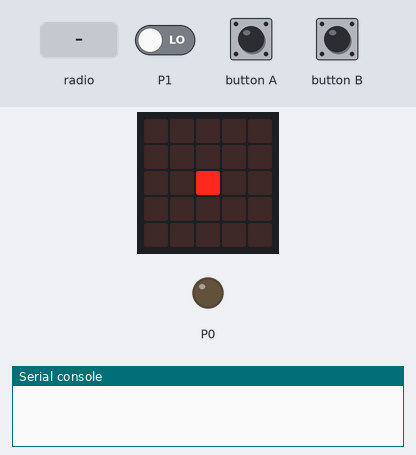
The program below on a simulated BBC micro:bit (MakeCode). On the bench: the board's 5×5 LED display, output pins drawn as LEDs (lit = HIGH), the last lines printed to the serial console. The test bench sets the inputs (shaded band); at power-on: P1 LOW. No radio messages arrive unless stated (any console line starting 'radio sent:' is added by the test bench).

Above: at 1.6 s.
1.7 s: button A pressed for 0.15 s
At 3.7 s:
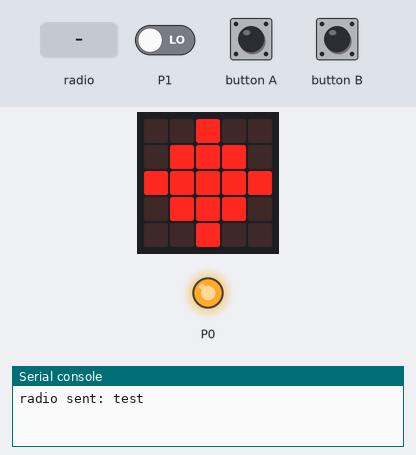
4.1 s: radio message "test" arrives
At 5.3 s:
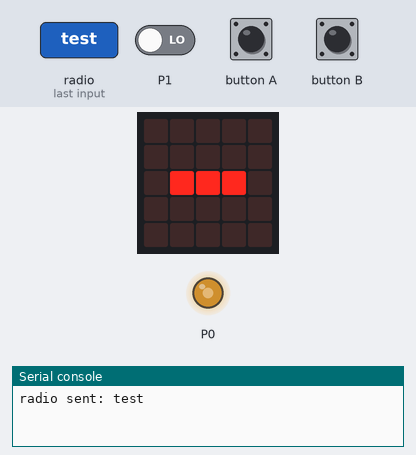
5.6 s: button B pressed for 0.15 s
At 6.9 s:
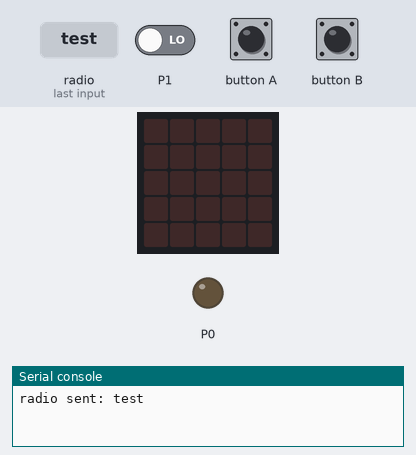
7.2 s: button A pressed for 0.15 s
At 7.55 s:
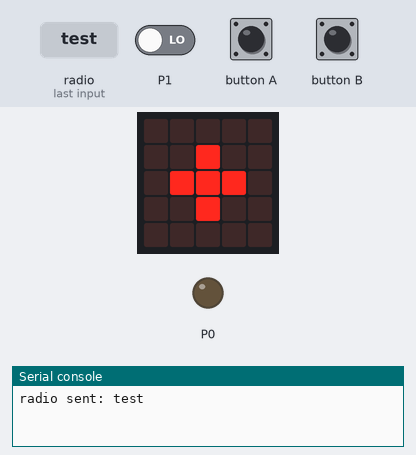
9.6 s: button A pressed for 0.15 s
At 9.95 s:
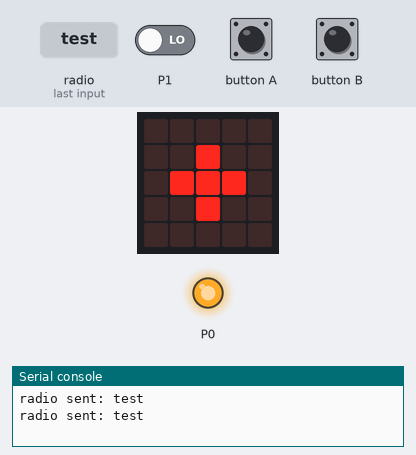
Timing chart, 0 to 12.6 s (numbered marks = the images above; inputs shaded):
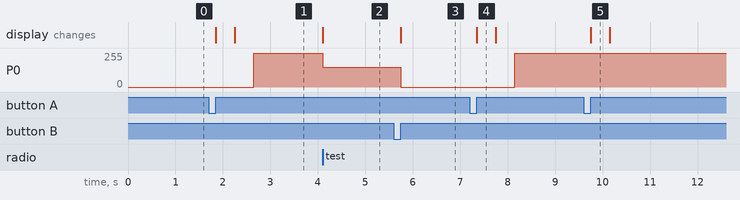

The program:

main.ts
```typescript
input.onButtonPressed(Button.A, function () {
    basic.showLeds(`
        . . . . .
        . . # . .
        . # # # .
        . . # . .
        . . . . .
        `)
    if (pins.digitalReadPin(DigitalPin.P1) <= 1) {
        basic.showLeds(`
            . . # . .
            . # # # .
            # # # # #
            . # # # .
            . . # . .
            `)
        pins.digitalWritePin(DigitalPin.P0, 1)
        radio.sendString("test")
    } else {
        basic.showLeds(`
            # . . . #
            # # . . #
            # . # . #
            # . . # #
            # . . . #
            `)
    }
})
radio.onReceivedString(function (receivedString) {
    basic.clearScreen()
    pins.analogWritePin(AnalogPin.P0, 594)
    basic.showLeds(`
        . . . . .
        . . . . .
        . # # # .
        . . . . .
        . . . . .
        `)
})
input.onButtonPressed(Button.B, function () {
    basic.clearScreen()
    pins.analogWritePin(AnalogPin.P0, 0)
})
radio.setGroup(0)
basic.showLeds(`
    . . . . .
    . . . . .
    . . # . .
    . . . . .
    . . . . .
    `)
```

test.ts
```typescript
// les tests vont ici ; cela ne sera pas compilé si ce paquet est utilisé en tant qu'extension.
```

Measured:
- after the input at 1.7 s, P0: 0/255 → 255/255 after 0.95 s; the display: first changes after 0.15 s (image 1 shows a later state)
- after the input at 4.1 s, P0: 255/255 → 148/255 at once; the display: changes at once (image 2)
- after the input at 5.6 s, P0: 148/255 → 0/255 after 0.15 s; the display: changes after 0.15 s (image 3)
- after the input at 7.2 s, P0: 0/255 → 255/255 after 0.95 s; the display: changes after 0.15 s (image 4)
- after the input at 9.6 s, the display: changes after 0.15 s (image 5)
- what the display in image 4 shows lasts 0.4 s, from 7.4 s to 7.8 s
